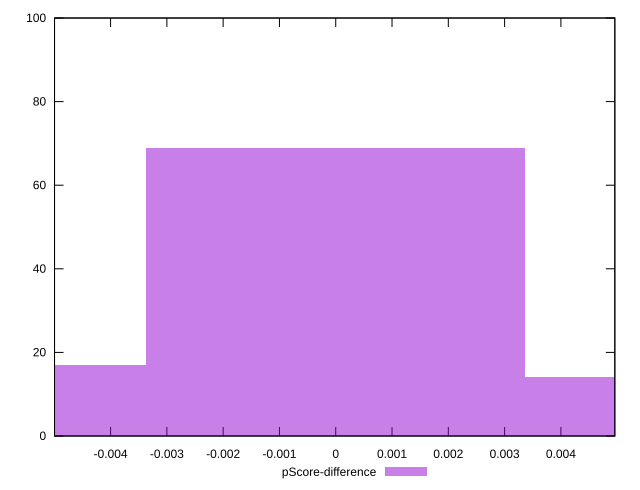

Write gnuplot code to recreate this figure.
reset

$pScoreDifference <<EOF
0 69
0.006734005263397984 14
-0.006734005263397984 17
EOF

set key outside below
set boxwidth 0.006734005263397984
set xrange [-0.004995574405224579:0.0049579673787713]
set yrange [0:100]
set trange [0:100]
set style fill transparent solid 0.5 noborder
set terminal svg size 640, 490 enhanced background rgb 'white'
set output "reports/report_00028_2021-02-24T12-49-42.674Z/first-contentful-paint/samples/astro/pScore-difference/histogram.svg"

plot $pScoreDifference title "pScore-difference" with boxes

reset
